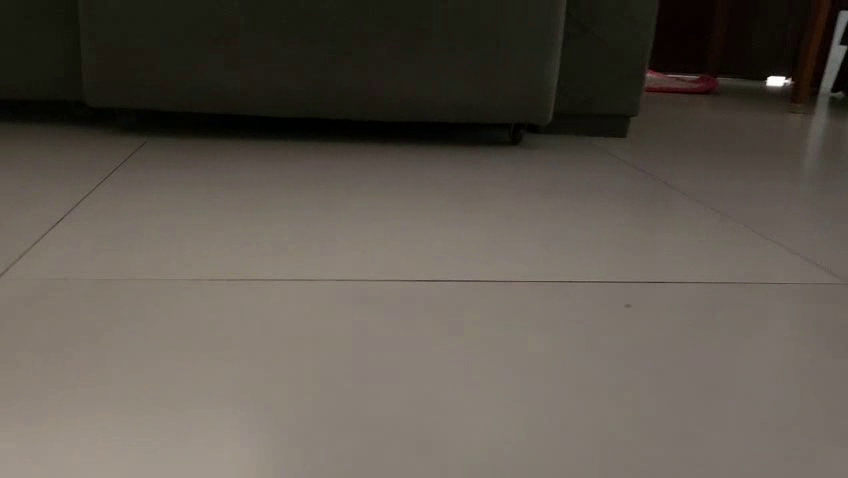
#> input picture frame 10 of assets/simulation_Scar/Reframed_videos/10sec_reframed10.mp4, 848 x 478 px
$ python coverage_log.py
#> lines starting #> are read from the running program, lines starting #| are printed output that depends on the picture; after the words box and inside, x2 and y2 are one past the last pixel; in counts of white or black regions, pixels touching at a corner belong together
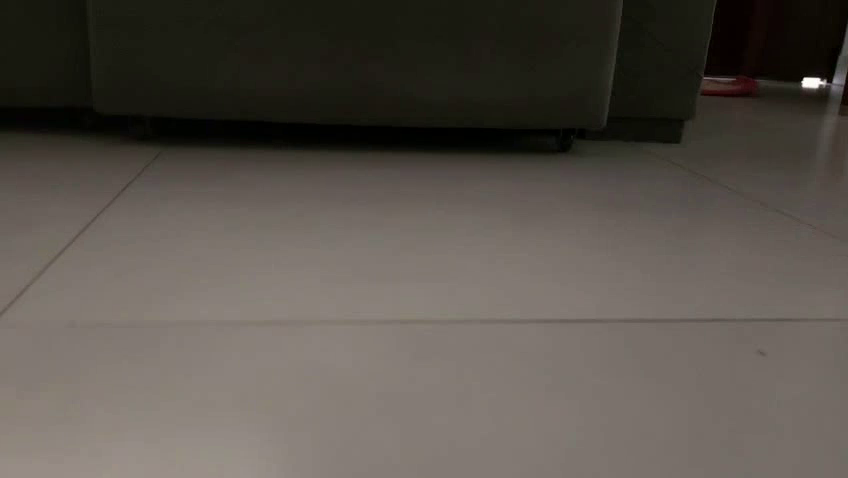
#> input picture frame 13 of assets/simulation_Scar/Reframed_videos/10sec_reframed10.mp4, 848 x 478 px
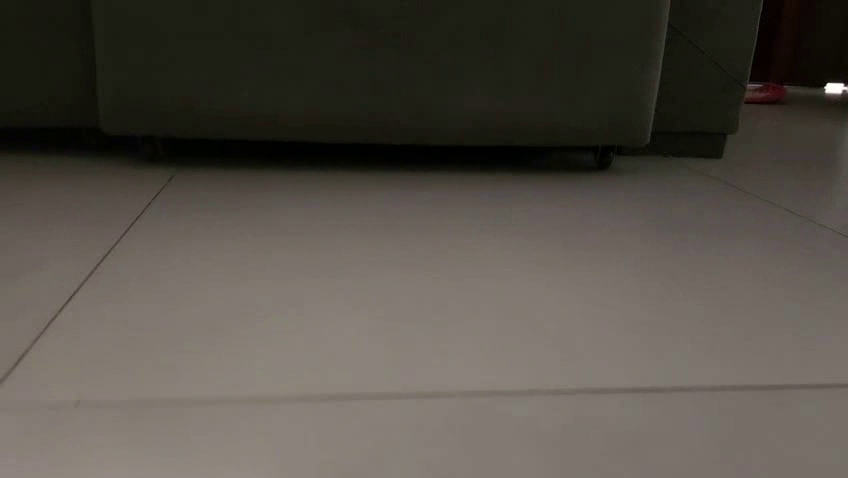
#> input picture frame 15 of assets/simulation_Scar/Reframed_videos/10sec_reframed10.mp4, 848 x 478 px
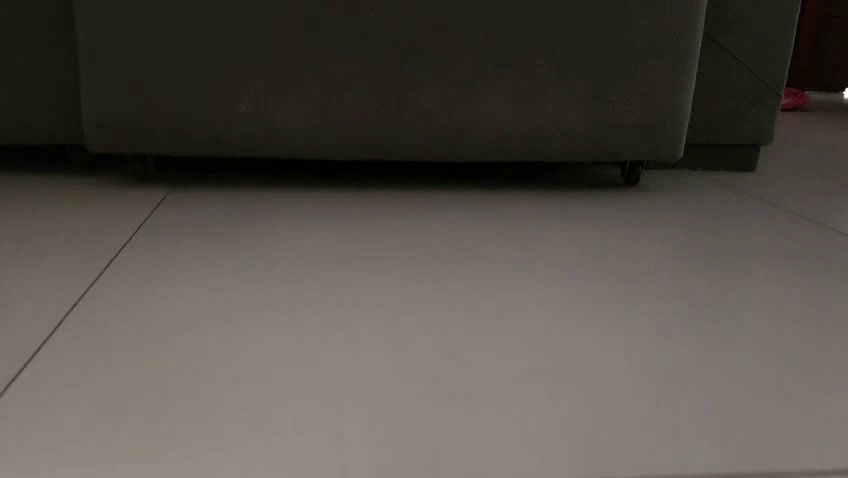
#> input picture frame 17 of assets/simulation_Scar/Reframed_videos/10sec_reframed10.mp4, 848 x 478 px
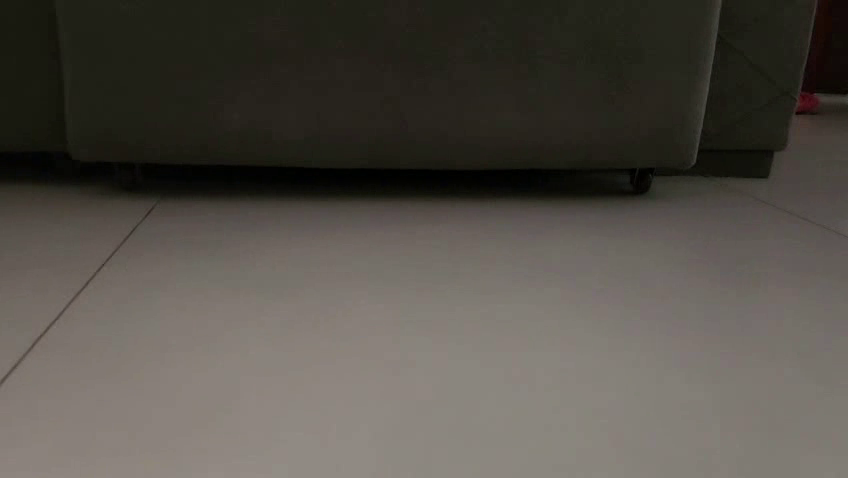
#> input picture frame 18 of assets/simulation_Scar/Reframed_videos/10sec_reframed10.mp4, 848 x 478 px
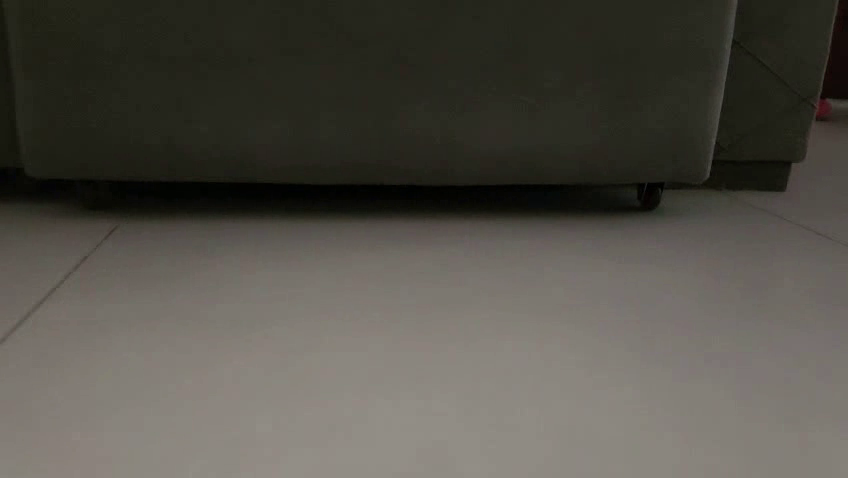
#> input picture frame 20 of assets/simulation_Scar/Reframed_videos/10sec_reframed10.mp4, 848 x 478 px
### vision/ground.py
"""vision/ground.py - segmentacao do chao por histograma H-S e vetor de espaco livre.

O que faz: aprende o aspecto do 'chao' (histograma Hue-Saturation) no inicio da corrida, calcula a
mascara de chao por retroprojecao com limiar derivado dos dados (calibrate_thr) e a converte em
espaco livre por coluna (free_space_vector) e em 5 setores (free_sectors).
Entradas: quadro BGR (numpy uint8). Saidas: mascara binaria, vetor de espaco livre, setores.
Quem chama: main.VisionRunner (caminho ao vivo), replay/ e tools/ (offline).
Restricoes: Python 3.10 + OpenCV 4.5.1 headless no celular (Chaquopy) e Python 3.10/3.11 + OpenCV 4.8 no PC; uma thread do OpenCV (cv2.setNumThreads(1)); tempos em segundos.
Sem estado global: o histograma e o limiar sao passados pelo chamador.
"""
import cv2, numpy as np

def preprocess(frame_bgr, target_w = 320):
#> called with target_w = 320
    h, w = frame_bgr.shape[:2]
#> h = 478; w = 848
    escala = target_w / w # Mantem proporcao
#> escala = 0.377
    h_out = max(1, round(h * escala))
#> h_out = 180

    interp = cv2.INTER_AREA if escala < 1 else cv2.INTER_LINEAR
#> interp = 3
    resize = cv2.resize(frame_bgr, (target_w,h_out), interpolation=interp)
#> frame_bgr is the input picture: shape (478, 848, 3); mean B, G, R 78.7, 86.8, 93.6
    blur = cv2.GaussianBlur(resize,(3,3),0)
    hsv = cv2.cvtColor(blur, cv2.COLOR_BGR2HSV)
#> hsv: shape (180, 320, 3); mean H, S, V 18, 57.6, 93.7
    return hsv


def get_roi(img, x0=0.05, x1=0.95, x2=0.75, x3=0.25, y0=0.95, y1=0.95, y2=0.65, y3=0.65):
#> called with x0 = 0.05, x1 = 0.95, x2 = 0.75, x3 = 0.25, y0 = 0.95, y1 = 0.95, y2 = 0.65, y3 = 0.65
    h, w = img.shape[:2]
    roi_poly = np.array([
        [int(x0 * w), int(y0 * h)],   # inferior esquerdo
        [int(x1 * w), int(y1 * h)],   # inferior direito
        [int(x2 * w), int(y2 * h)],   # superior direito
        [int(x3 * w), int(y3 * h)],   # superior esquerdo
    ], dtype=np.int32)
    return  roi_poly


def learn_floor_hist(frame_bgr):
    hsv = preprocess(frame_bgr)
    roi_poly = get_roi(hsv)
#> roi_poly = [[16, 171], [304, 171], [240, 117], [80, 117]]
    mask = np.zeros(hsv.shape[:2], np.uint8) # Mascara apenas com zeros
    # Preenchemos a máscara com nosso ROI definido em forma de polígono (trapézio)
    cv2.fillPoly(mask, [roi_poly], 255)
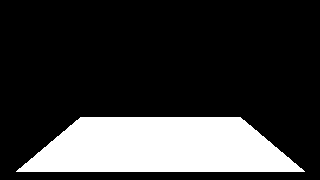
#> mask: shape (180, 320); 21.5% white; 1 white region, box (x1, y1, x2, y2) and area: (16, 117, 305, 172) 12385
    # Calcula o histograma do frame, so pixels em mask contam.
    # histSize eh o número de bins(agrupamento) em cada canal. Hue em 30 faixas e Saturation em 32.
    hist = cv2.calcHist([hsv], [0, 1], mask, [30, 32], [0, 180, 0, 256]) # Range min e max de cada canal
    cv2.normalize(hist, hist, 0, 255, cv2.NORM_MINMAX) # Normaliza o histograma entre 0 e 255, com base nas cores mais e menos dominantes
#> hist: shape (30, 32) float32; min 0, max 255, mean 0.4
    return hist


def calibrate_thr(warmup_frames_bgr, hist, pct=5.0, thr_min=0.02):
    """Retorna (thr, p): p = percentil `pct` da retroprojecao dentro da ROI."""
#> called with pct = 5, thr_min = 0.02
    vals = []
#> vals = []
    for f in warmup_frames_bgr:
        hsv = preprocess(f)
        prob = cv2.calcBackProject([hsv], [0, 1], hist, [0, 180, 0, 256], 1)
        prob = cv2.medianBlur(prob, 3)               # mesmo pre-threshold do floor_mask
        roi = np.zeros(hsv.shape[:2], np.uint8)
        cv2.fillPoly(roi, [get_roi(hsv)], 255)
        vals.append(prob[roi > 0])
#> this loop made 10 passes
#> hsv: shape (180, 320, 3); mean H, S, V 23.4, 46.9, 83
#> after the loop, vals = 10 items
    p = float(np.percentile(np.concatenate(vals), pct))
#> p = 0
    # floor_mask usa THRESH_BINARY (v > thr): thr = p - 0.5 mantem os pixels de valor p
    return max(p - 0.5, thr_min), p


def floor_mask(frame_bgr, hist, thr):
#> called with thr = 0.02
    hsv = preprocess(frame_bgr)
    prob_map = cv2.calcBackProject([hsv], [0, 1], hist, [0, 180, 0, 256], 1) # Mapa de prob. com base no histograma
    blur = cv2.medianBlur(prob_map, 3)
#> blur: shape (180, 320)
    mask = cv2.threshold(blur, thr, 255, cv2.THRESH_BINARY) # Binarização com base em THR (Guarda thr e img output)
    kernel = np.ones((3, 3), np.uint8)
    opening = cv2.morphologyEx(mask[1], cv2.MORPH_OPEN, kernel) # erosão seguida de uma dilatação.
#> opening: shape (180, 320); 66.4% white; 18 black regions (15 under 20 px), largest, box (x1, y1, x2, y2) and area: (0, 0, 320, 69) 19191, (30, 69, 38, 76) 38, (194, 68, 202, 73) 24
    closing = cv2.morphologyEx(opening, cv2.MORPH_CLOSE, kernel) # dilatação seguida de uma erosão
#> closing: shape (180, 320); 66.6% white; 5 black regions (2 under 20 px), largest, box (x1, y1, x2, y2) and area: (0, 0, 320, 69) 19141, (30, 71, 36, 76) 30, (194, 69, 201, 72) 21
    return closing


# [17 lines left out: function free_space_vector, not called in this run]


# Setores alinhados ao servo do sensor: -30, -15, 0, +15, +30 graus (esquerda -> direita da IMAGEM,
# que e a esquerda -> direita do CARRO: frame_from_rgba ja devolve a imagem "em pe").
# 40 faixas de 8 px (320 px) = 5 setores de 8 faixas; FOV horizontal ~74 graus => ~14,8 graus por setor.
SECTOR_ANGLES = (-30, -15, 0, 15, 30)


# [8 lines left out: function free_sectors, not called in this run]

### vision/coverage_log.py
"""coverage_log.py - diagnostico: cobertura de chao por frame.

Nao altera ground.py nem o loop interativo. Roda o video inteiro sem janelas,
aprende o histograma no 1o frame e registra, para duas
faixas da parte inferior do frame, tres sinais:

  floor_bin_*  : fracao de pixels de chao na mascara binaria (floor_mask atual)
  prob_mean_*  : media do mapa de retroprojecao (0..1), ANTES do threshold
  unknown_*    : fracao de pixels com V escuro/estourado (H-S nao confiavel)

Faixas: 'inf' = ultimas linhas, largura toda; 'cen' = mesmas linhas, terco central.

Uso:
    python coverage_log.py                       # video padrao (sofa)
    python coverage_log.py outro.mp4 --thr 0.02 --out cov_outro
    python coverage_log.py outro.mp4 --thr auto --out cov_outro_auto   # thr derivado da ROI
"""
import argparse
import csv

import cv2
import numpy as np

from pathlib import Path

from vision.ground import preprocess, learn_floor_hist, floor_mask, calibrate_thr

SCRIPT_DIR = Path(__file__).resolve().parent
PROJECT_ROOT = SCRIPT_DIR.parent
VIDEO_DEFAULT = str(PROJECT_ROOT / "assets/simulation_Scar/Reframed_videos/10sec_reframed10.mp4")

STRIP_Y0 = 0.75            # faixa = ultimos 25% das linhas
CEN_X0, CEN_X1 = 1 / 3, 2 / 3
V_LOW, V_HIGH = 40, 235    # V fora disso => "desconhecido" (escuro / estourado)
# S baixo NAO entra como desconhecido: seu piso e cinza/claro, entao S baixo e normal nele.

FIELDS = ["frame_idx", "t",
          "floor_bin_inf", "floor_bin_cen",
          "prob_mean_inf", "prob_mean_cen",
          "unknown_inf", "unknown_cen",
          "floor_bin_left", "floor_bin_right",
          "prob_mean_left", "prob_mean_right",
          "unknown_left", "unknown_right"]


def floor_prob(frame_bgr, hist):
    """Mapa de retroprojecao suavizado (uint8 0..255), antes do threshold.
    Mesmas operacoes de floor_mask ate o medianBlur; devolve tambem o HSV."""
    hsv = preprocess(frame_bgr)
    prob = cv2.calcBackProject([hsv], [0, 1], hist, [0, 180, 0, 256], 1)
    return cv2.medianBlur(prob, 3), hsv


def strip_slices(h, w):
    y0 = int(STRIP_Y0 * h)
    inf = (slice(y0, h), slice(0, w))
    cen = (slice(y0, h), slice(int(CEN_X0 * w), int(CEN_X1 * w))) # Terco central
    left = (slice(y0, h), slice(0, int(CEN_X0 * w)))      # terco esquerdo
    right = (slice(y0, h), slice(int(CEN_X1 * w), w))     # terco direito
    return {"inf": inf, "cen": cen, "left": left, "right": right}


def coverage_row(mask, prob, hsv, idx, t):
#> called with idx = 0, t = 0
    unknown = (hsv[:, :, 2] < V_LOW) | (hsv[:, :, 2] > V_HIGH)
#> unknown: shape (180, 320) bool; 26% white; 4 white regions (2 under 20 px), largest, box (x1, y1, x2, y2) and area: (0, 0, 320, 56) 14874, (313, 21, 320, 43) 93
    row = {"frame_idx": idx, "t": round(t, 3)}
    for name, sl in strip_slices(*mask.shape).items():
        row[f"floor_bin_{name}"] = float((mask[sl] > 0).mean())
        row[f"prob_mean_{name}"] = float(prob[sl].mean() / 255.0)
        row[f"unknown_{name}"] = float(unknown[sl].mean())
#> after the loop, row = 14 items
    return row


WARMUP = 10   # frames 1..WARMUP usados para calibrar o thr (frame 0 so aprende o hist)


def log_floor_coverage(video_path, csv_path, thr=0.02, pct=5.0):
    """thr: float fixo, ou "auto" (percentil `pct` da ROI nos frames de aquecimento)."""
    cap = cv2.VideoCapture(video_path)
    if not cap.isOpened():
        raise FileNotFoundError(f"Nao abriu: {video_path}")
    fps = cap.get(cv2.CAP_PROP_FPS) or 30.0

    buf = []                                   # frame 0 + aquecimento
    while len(buf) < WARMUP + 1:
        ok, frame = cap.read()
        if not ok:
            break
        buf.append(frame)
    if not buf:
        raise RuntimeError("Video vazio.")

    hist = learn_floor_hist(buf[0])
    if thr == "auto":
        thr, p = calibrate_thr(buf[1:], hist, pct) if len(buf) > 1 else (0.02, 0.0)
        print(f"thr auto = {thr:.2f} (percentil {pct:g} da ROI = {p:.1f})")
    else:
        thr = float(thr)
        print(f"thr fixo = {thr}")

    def frames():
        yield from buf
        while True:
            ok, f = cap.read()
            if not ok:
                return
            yield f

    idx = 0
    with open(csv_path, "w", newline="") as f:
        writer = csv.DictWriter(f, fieldnames=FIELDS)
        writer.writeheader()
        for frame in frames():
            mask = floor_mask(frame, hist, thr)
            prob, hsv = floor_prob(frame, hist)
            writer.writerow(coverage_row(mask, prob, hsv, idx, idx / fps))
            idx += 1
    cap.release()
    return idx


# [27 lines left out: function plot_coverage, not called in this run]


if __name__ == "__main__":
    ap = argparse.ArgumentParser()
    ap.add_argument("video", nargs="?", default=VIDEO_DEFAULT)
    ap.add_argument("--thr", default="auto", help='numero fixo ou "auto"')
    ap.add_argument("--pct", type=float, default=5.0, help="percentil da ROI p/ --thr auto")
    ap.add_argument("--out", default="coverage")
    a = ap.parse_args()

    thr = "auto" if a.thr == "auto" else float(a.thr)
    n = log_floor_coverage(a.video, f"{a.out}.csv", thr, a.pct)
#> in preprocess, frame_bgr is the input picture: shape (478, 848, 3); mean B, G, R 75.6, 82.5, 88.6
#> call 4 of coverage_row, with idx = 3, t = 0.3
#> in coverage_row (call 4), `unknown = (hsv[:, :, 2] < V_LOW) | (hsv[:, :, 2] > V_HIGH)`:
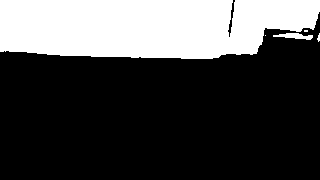
#> unknown: shape (180, 320) bool; 28.5% white; 5 white regions (3 under 20 px), largest, box (x1, y1, x2, y2) and area: (0, 0, 320, 59) 16247, (273, 33, 313, 40) 161
    plot_coverage(f"{a.out}.csv", f"{a.out}.png")
    print(f"{n} frames -> {a.out}.csv, {a.out}.png")

$ run again, starting later in the video
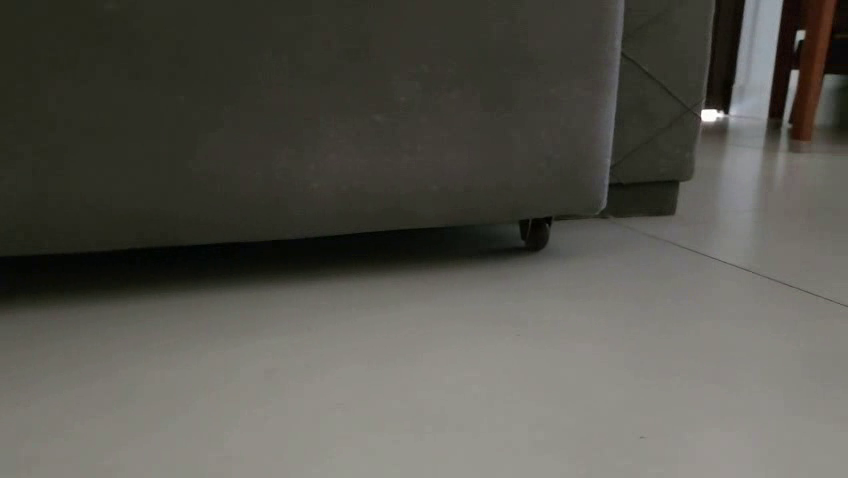
#> input picture frame 47 of assets/simulation_Scar/Reframed_videos/10sec_reframed10.mp4, 848 x 478 px
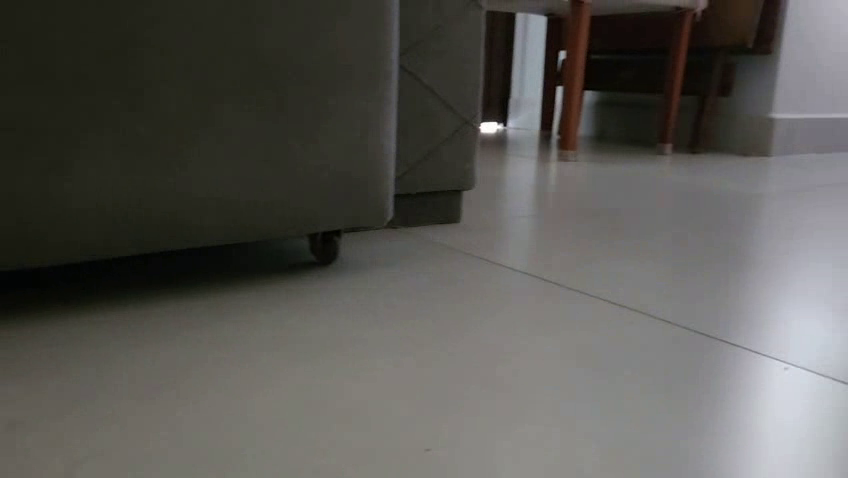
#> input picture frame 57 of assets/simulation_Scar/Reframed_videos/10sec_reframed10.mp4, 848 x 478 px
#> in preprocess, `h, w = frame_bgr.shape[:2]`: h = 478; w = 848
#> escala = 0.377
#> h_out = 180
#> interp = 3
#> in preprocess, frame_bgr is the input picture: shape (478, 848, 3); mean B, G, R 78.8, 86, 87.1
#> in learn_floor_hist, `roi_poly = get_roi(hsv)`: roi_poly = [[16, 171], [304, 171], [240, 117], [80, 117]]
#> mask: shape (180, 320); 21.5% white; 1 white region, box (x1, y1, x2, y2) and area: (16, 117, 305, 172) 12385
#> in calibrate_thr, `vals = []`: vals = []
#> the loop in calibrate_thr, `for f in warmup_frames_bgr:` made 10 passes
#> after the loop in calibrate_thr, `for f in warmup_frames_bgr:`: vals = 10 items
#> p = 0
#> opening: shape (180, 320); 45.6% white; 8 white regions (2 under 20 px), largest, box (x1, y1, x2, y2) and area: (0, 53, 320, 180) 26009, (214, 37, 224, 51) 84, (223, 54, 228, 72) 63, (205, 55, 212, 60) 32, (227, 16, 232, 23) 29, (228, 8, 232, 15) 24
#> closing: shape (180, 320); 45.8% white; 6 white regions, box (x1, y1, x2, y2) and area: (0, 53, 320, 180) 26140, (214, 37, 224, 51) 84, (223, 54, 228, 72) 63, (227, 8, 232, 23) 57, (205, 55, 212, 60) 32, (227, 28, 231, 36) 22
#> unknown: shape (180, 320) bool; 10.4% white; 17 white regions (8 under 20 px), largest, box (x1, y1, x2, y2) and area: (0, 74, 217, 115) 4212, (0, 0, 39, 31) 428, (267, 0, 280, 41) 371
#> after the loop in coverage_row, `for name, sl in strip_slices(*mask.shape).items():`: row = 14 items
#> opening: shape (180, 320); 44.7% white; 7 white regions (1 under 20 px), largest, box (x1, y1, x2, y2) and area: (0, 52, 320, 180) 25031, (204, 42, 225, 74) 270, (280, 45, 290, 79) 167, (211, 24, 224, 42) 128, (218, 0, 227, 19) 96, (301, 36, 306, 47) 39
#> closing: shape (180, 320); 44.8% white; 7 white regions (1 under 20 px), largest, box (x1, y1, x2, y2) and area: (0, 52, 320, 180) 25107, (204, 42, 225, 74) 271, (280, 45, 290, 79) 167, (211, 24, 224, 42) 133, (218, 0, 227, 19) 96, (301, 36, 306, 47) 39
#> unknown: shape (180, 320) bool; 12.4% white; 13 white regions (6 under 20 px), largest, box (x1, y1, x2, y2) and area: (0, 66, 207, 116) 4411, (0, 0, 45, 45) 986, (303, 0, 320, 52) 665
#> opening: shape (180, 320); 44.8% white; 7 white regions (1 under 20 px), largest, box (x1, y1, x2, y2) and area: (0, 49, 320, 180) 25136, (200, 24, 216, 75) 362, (271, 48, 282, 74) 186, (292, 37, 297, 47) 38, (211, 0, 217, 7) 32, (209, 12, 214, 19) 30
#> unknown: shape (180, 320) bool; 14.1% white; 13 white regions (7 under 20 px), largest, box (x1, y1, x2, y2) and area: (0, 44, 195, 116) 4680, (0, 0, 48, 42) 1399, (294, 0, 320, 52) 1148, (251, 0, 264, 41) 342, (214, 68, 240, 81) 279, (275, 0, 287, 49) 240
#> opening: shape (180, 320); 45.3% white; 14 white regions (4 under 20 px), largest, box (x1, y1, x2, y2) and area: (0, 55, 320, 180) 24364, (277, 55, 320, 97) 1241, (262, 56, 271, 72) 102
#> closing: shape (180, 320); 45.5% white; 10 white regions (2 under 20 px), largest, box (x1, y1, x2, y2) and area: (0, 55, 320, 180) 24471, (271, 55, 320, 97) 1326, (262, 56, 271, 72) 103
#> in coverage_row (call 4), `unknown = (hsv[:, :, 2] < V_LOW) | (hsv[:, :, 2] > V_HIGH)`:
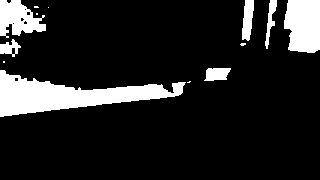
#> unknown: shape (180, 320) bool; 13.7% white; 13 white regions (6 under 20 px), largest, box (x1, y1, x2, y2) and area: (0, 70, 186, 117) 3979, (284, 0, 320, 53) 1688, (0, 0, 46, 38) 1104
